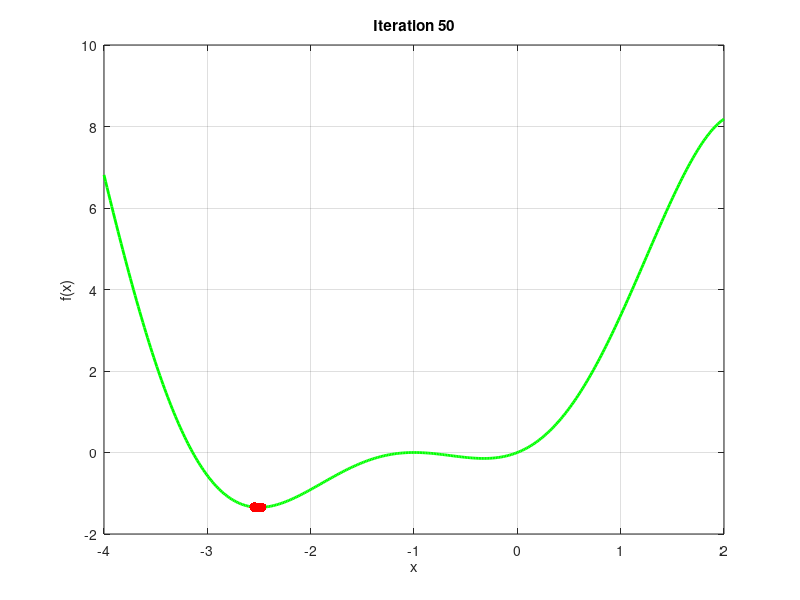

The MATLAB script that drew this image:
% PSO in MATLAB with Visualization
clear; clc;

% Parameters
min_x = -4;
max_x = 2;
n_particles = 50;
max_iteration = 50;
w = 0.7;
c1 = 1.4;
c2 = 1.2;

% Function definition: f(x) = (x+1)^2 * sin(x)
f = @(x) (x+1).^2 .* sin(x);

% Initialize particle positions and velocities randomly in [min_x, max_x]
positions = min_x + (max_x - min_x) * rand(n_particles, 1);
velocities = min_x + (max_x - min_x) * rand(n_particles, 1);

% Initialize personal best positions and values
particle_best_positions = positions;
particle_best_values = inf(n_particles, 1);

% Initialize global best
global_best_value = inf;
global_best_position = positions(1);

figure;
for iter = 1:max_iteration
    % Evaluate fitness for each particle
    fitness = f(positions);
    
    % Update each particle's personal best
    for i = 1:n_particles
        if fitness(i) < particle_best_values(i)
            particle_best_values(i) = fitness(i);
            particle_best_positions(i) = positions(i);
        end
    end
    
    % Update global best
    [min_fitness, idx] = min(fitness);
    if min_fitness < global_best_value
        global_best_value = min_fitness;
        global_best_position = positions(idx);
    end
    
    % Plot function and current particle positions
    x = linspace(min_x, max_x, 400);
    y = f(x);
    plot(x, y, 'g-', 'LineWidth', 2); hold on;
    scatter(positions, f(positions), 50, 'r', 'filled'); hold off;
    title(['Iteration ' num2str(iter)]); xlabel('x'); ylabel('f(x)'); grid on;
    pause(0.1);
    
    % Update velocities and positions
    r1 = rand(n_particles, 1);
    r2 = rand(n_particles, 1);
    velocities = w .* velocities + c1 .* r1 .* (particle_best_positions - positions) + c2 .* r2 .* (global_best_position - positions);
    positions = positions + velocities;
    
    % Apply boundary conditions
    positions(positions > max_x) = max_x;
    positions(positions < min_x) = min_x;
end

disp(['Solution: ' num2str(global_best_position) ' with value: ' num2str(global_best_value)]);
